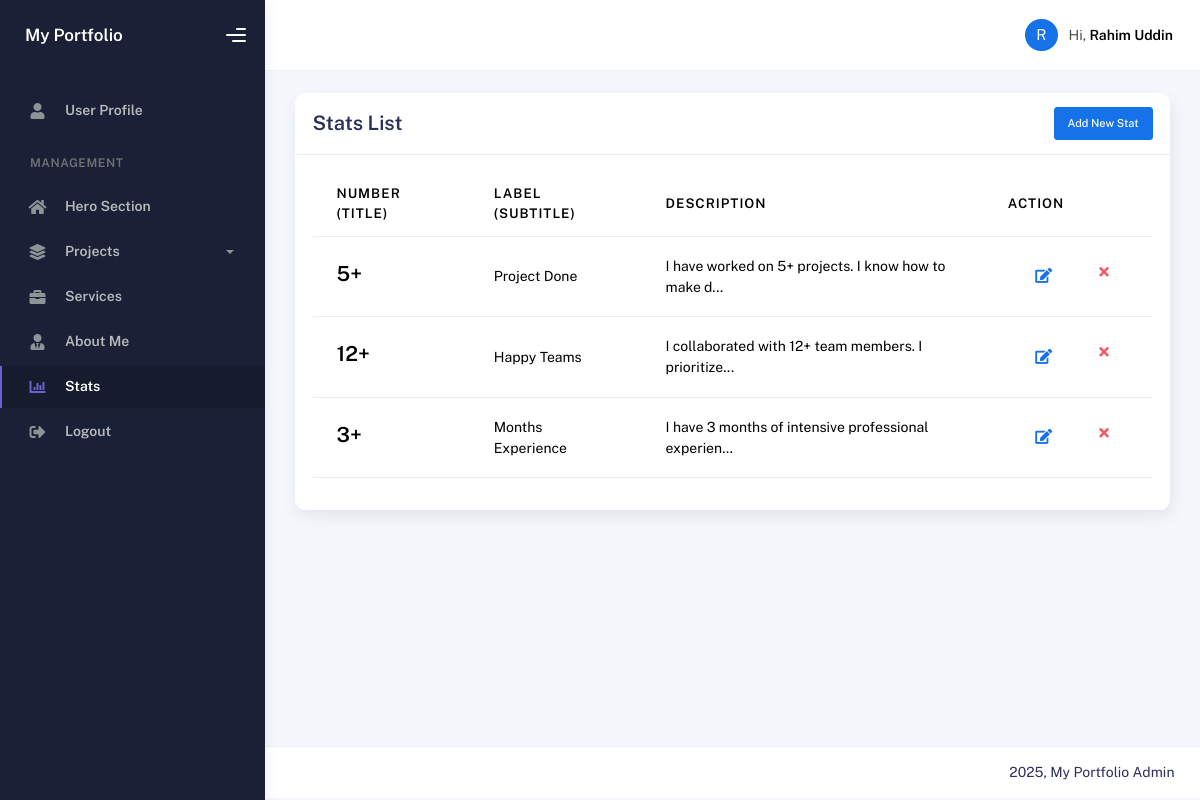
The page /admin/stats.php (signed in) on the database its author committed.
### tables this page shows
CREATE TABLE `stats` (
  `id` int(11) NOT NULL,
  `title` varchar(255) NOT NULL,
  `subtitle` varchar(255) NOT NULL,
  `para` text NOT NULL
);

### admin/stats.php (the view, shortened to what this page needs)
<?php
require '../config/database.php';
$action = isset($_GET['action']) ? $_GET['action'] : 'list';
include 'includes/header.php';
?>
<div class="row">
    <div class="col-md-12">
        <?php if ($action == 'list'): ?>
        <div class="card">
            <div class="card-header d-flex justify-content-between align-items-center">
                <h4 class="card-title">Stats List</h4>
                <a href="stats.php?action=add" class="btn btn-primary btn-sm">Add New Stat</a>
            </div>
            <div class="card-body">
                <div class="table-responsive">
                    <table class="table table-hover">
                        <thead>
                            <tr>
                                <th>Number (Title)</th>
                                <th>Label (Subtitle)</th>
                                <th>Description</th>
                                <th style="width: 15%">Action</th>
                            </tr>
                        </thead>
                        <tbody>
                            <?php
                            $result = $conn->query("SELECT * FROM stats");
                            if ($result->num_rows > 0):
                                while($row = $result->fetch_assoc()):
                            ?>
                            <tr>
                                <td><h4 class="fw-bold"><?php echo htmlspecialchars($row['title']); ?></h4></td>
                                <td><?php echo htmlspecialchars($row['subtitle']); ?></td>
                                <td><?php echo htmlspecialchars(substr($row['para'], 0, 50)) . '...'; ?></td>
                                <td>
                                    <div class="form-button-action">
                                        <a href="stats.php?action=edit&id=<?php echo $row['id']; ?>" class="btn btn-link btn-primary btn-lg">
                                            <i class="fa fa-edit"></i>
                                        </a>
                                        <a href="stats.php?action=delete&id=<?php echo $row['id']; ?>" class="btn btn-link btn-danger" onclick="return confirm('Delete this stat?')">
                                            <i class="fa fa-times"></i>
                                        </a>
                                    </div>
                                </td>
                            </tr>
                            <?php endwhile;
                            else: ?>
                                <tr><td colspan="4" class="text-center">No stats found</td></tr>
                            <?php endif; ?>
                        </tbody>
                    </table>
                </div>
            </div>
        </div>
        <?php endif; ?>
    </div>
</div>
<?php include 'includes/footer.php'; ?>

### admin/includes/header.php (shortened to what this page needs)
<!DOCTYPE html>
<html lang="en">
<head>
    <link rel="stylesheet" href="../assets/css/bootstrap.min.css">
    <link rel="stylesheet" href="../assets/css/plugins.min.css">
    <link rel="stylesheet" href="../assets/css/kaiadmin.min.css">
</head>
<body>
    <div class="wrapper">
        <?php include __DIR__ . '/sidebar.php'; ?>
        <div class="main-panel">
            <div class="main-header">
                <nav class="navbar navbar-header navbar-header-transparent navbar-expand-lg border-bottom">
                    <div class="container-fluid">
                        <ul class="navbar-nav topbar-nav ms-md-auto align-items-center">
                            <li class="nav-item topbar-user dropdown hidden-caret">
                                <a class="dropdown-toggle profile-pic" data-bs-toggle="dropdown" href="#" aria-expanded="false">
                                    <div class="avatar-sm">
                                        <span class="avatar-title rounded-circle border border-white bg-primary">
                                            <?php echo isset($_SESSION['name']) ? substr($_SESSION['name'], 0, 1) : 'A'; ?>
                                        </span>
                                    </div>
                                    <span class="profile-username">
                                        <span class="op-7">Hi,</span>
                                        <span class="fw-bold"><?php echo isset($_SESSION['name']) ? $_SESSION['name'] : 'Admin'; ?></span>
                                    </span>
                                </a>
                            </li>
                        </ul>
                    </div>
                </nav>
            </div>
            <div class="container">
                <div class="page-inner">

### admin/includes/sidebar.php (shortened to what this page needs)
<div class="sidebar" data-background-color="dark">
    <div class="sidebar-logo">
        <div class="logo-header" data-background-color="dark">
            <a href="profile.php" class="logo">
                <span class="navbar-brand text-white fw-bold">My Portfolio</span>
            </a>
            <div class="nav-toggle">
                <button class="btn btn-toggle toggle-sidebar"><i class="gg-menu-right"></i></button>
            </div>
        </div>
    </div>
    <div class="sidebar-wrapper scrollbar scrollbar-inner">
        <div class="sidebar-content">
            <ul class="nav nav-secondary">
                <li class="nav-item <?php echo (basename($_SERVER['PHP_SELF']) == 'profile.php') ? 'active' : ''; ?>">
                    <a href="profile.php">
                        <i class="fas fa-user"></i>
                        <p>User Profile</p>
                    </a>
                </li>
                <li class="nav-section">
                    <h4 class="text-section">Management</h4>
                </li>
                <li class="nav-item <?php echo (basename($_SERVER['PHP_SELF']) == 'hero.php') ? 'active' : ''; ?>">
                    <a href="hero.php">
                        <i class="fas fa-home"></i>
                        <p>Hero Section</p>
                    </a>
                </li>
                <?php
                $current_page = basename($_SERVER['PHP_SELF']);
                $is_project_page = ($current_page == 'manage.php' || $current_page == 'add.php' || $current_page == 'update.php');
                ?>
                <li class="nav-item <?php echo $is_project_page ? 'active submenu' : ''; ?>">
                    <a data-bs-toggle="collapse" href="#projects">
                        <i class="fas fa-layer-group"></i>
                        <p>Projects</p>
                        <span class="caret"></span>
                    </a>
                <li class="nav-item <?php echo (basename($_SERVER['PHP_SELF']) == 'service.php') ? 'active' : ''; ?>">
                    <a href="service.php">
                        <i class="fas fa-briefcase"></i>
                        <p>Services</p>
                    </a>
                </li>
                <li class="nav-item <?php echo (basename($_SERVER['PHP_SELF']) == 'about.php') ? 'active' : ''; ?>">
                    <a href="about.php">
                        <i class="fas fa-user-tie"></i>
                        <p>About Me</p>
                    </a>
                </li>
                <li class="nav-item <?php echo (basename($_SERVER['PHP_SELF']) == 'stats.php') ? 'active' : ''; ?>">
                    <a href="stats.php">
                        <i class="fas fa-chart-bar"></i>
                        <p>Stats</p>
                    </a>
                </li>
                </li>
                <li class="nav-item">
                    <a href="logout.php">
                        <i class="fas fa-sign-out-alt"></i>
                        <p>Logout</p>
                    </a>
                </li>
            </ul>
        </div>
    </div>
</div>

### admin/includes/footer.php (shortened to what this page needs)
</div>
            </div>
            <footer class="footer">
                <div class="container-fluid">
                    <div class="copyright ms-auto">
                        2025, My Portfolio Admin
                    </div>
                </div>
            </footer>
        </div>
    </div>
</body>
</html>

### rows shown on the page
stats: title "5+", subtitle "Project Done", para "I have worked on 5+ projects. I know how to make d"
stats: title "12+", subtitle "Happy Teams", para "I collaborated with 12+ team members. I prioritize"
stats: title "3+", subtitle "Months Experience", para "I have 3 months of intensive professional experien"

### other values the page prints
substr($_SESSION['name'], 0, 1) "R"
$_SESSION['name'] "Rahim Uddin"
